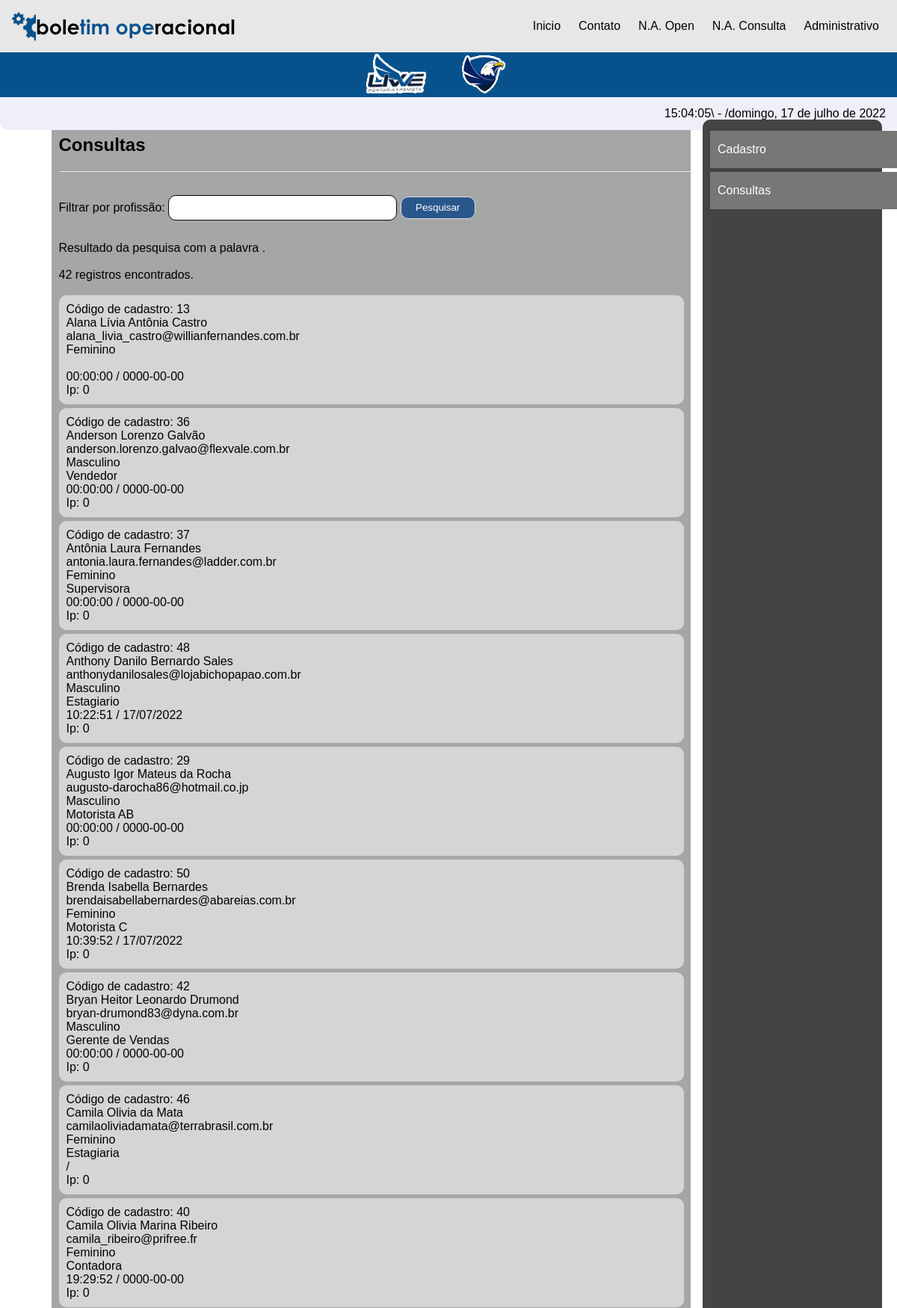
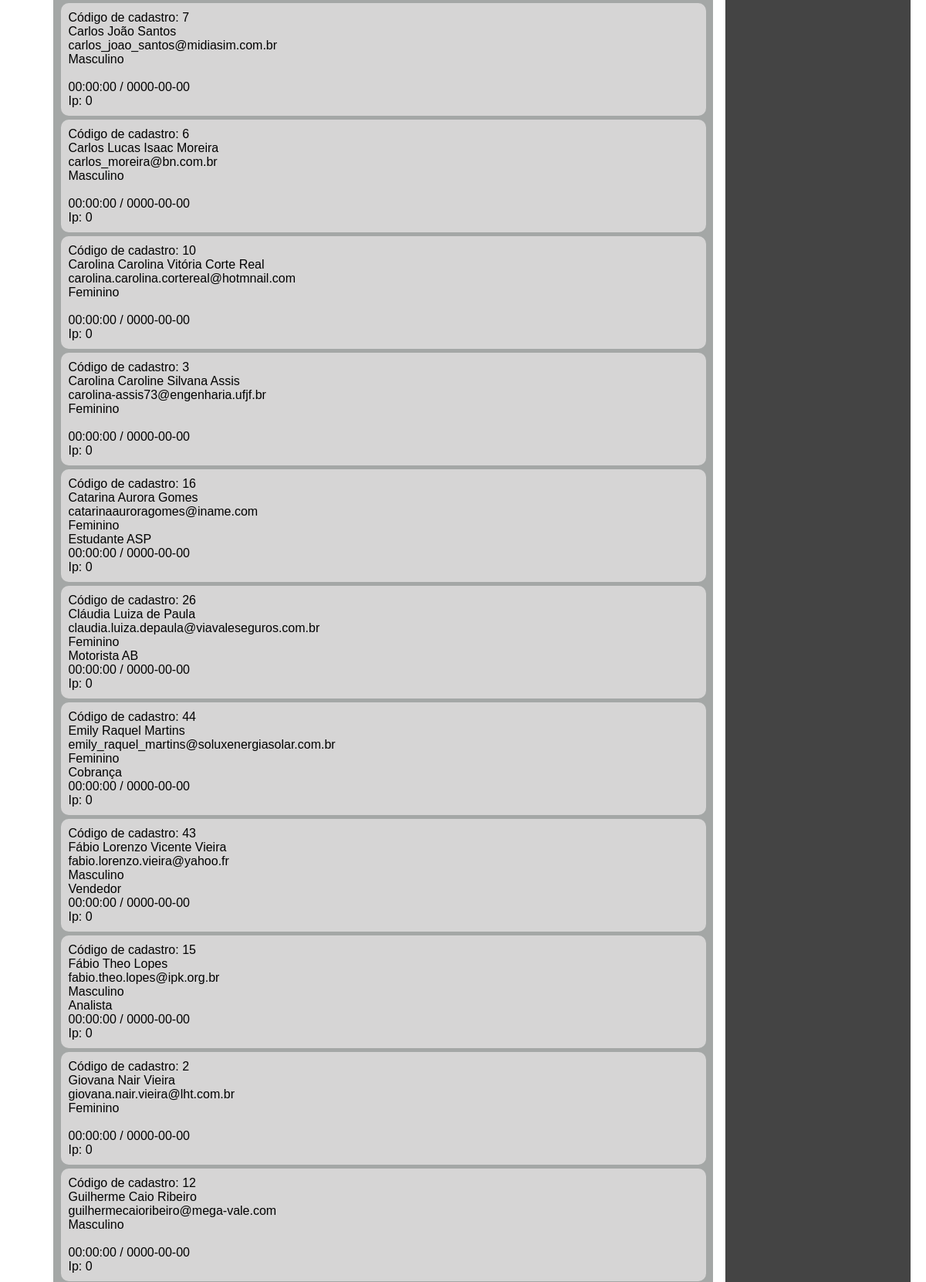
The page /ambienteteste/consulta.php (upper part) on the database its author committed (2 pictures, top to bottom).
### tables this page shows
CREATE TABLE IF NOT EXISTS `usuarios` (
  `id` int(11) NOT NULL AUTO_INCREMENT,
  `nome` varchar(40) NOT NULL,
  `email` varchar(50) NOT NULL,
  `sexo` varchar(9) NOT NULL,
  `profissao` varchar(40) NOT NULL,
  `h_registro` varchar(9) NOT NULL,
  `d_registro` varchar(11) NOT NULL,
  `ip_registro` varchar(16) NOT NULL,
  PRIMARY KEY (`id`),
  UNIQUE KEY `email` (`email`)
);

### funcaophp/consultar.php (called while the page is built)
<?php
    include_once("../connect/connection.php");
	$filtro = isset($_GET['filtro'])?$_GET['filtro']:"";
    $sql = "SELECT * FROM usuarios WHERE profissao LIKE '%$filtro%' ORDER BY nome";
    $consulta = mysqli_query($conexao, $sql);
    $registros = mysqli_num_rows($consulta);
?>

### ambienteteste/consulta.php (the view, shortened to what this page needs)
<?php
    include_once("../funcaophp/consultar.php");
?>
<!DOCTYPE html>
<html lang="pt-br">
	<head>
		<link rel="stylesheet" type="text/css" href="../css/estilo.css"/>
	</head>
<body>
	<div id="menugeral">
		<header id="header">
			<div class="logo">
				<img src="../img/logo_pq.png" alt="Logo Boletim Opeacional">
			</div>
			<nav id="nav">
				<ul id="menu" role="menu">
					<li><a href="../index.html">Inicio</a></li>
					<li><a href="home.html">Contato</a></li>
					<li><a href="">N.A. Open</a></li>
					<li><a href="">N.A. Consulta</a></li>
					<li><a href="">Administrativo</a></li>
				</ul>
			</nav>
		</header>
		<div id="cont_ge_menu">
			<div class="fundo_titulo_menu">
				<div class="menu_logo2">
					<img src="../img/logo_livve_pq.png" alt="Livve Portaria Remota">
				</div>
				<div class="menu_logo3">
					<img src="../img/logo_century_pq.png" alt="Century Seguraça Eletrônica">
				</div>
			</div>
			<div id="relogio_menu">
				<div id="showtime" class="hora">
				<output id="hora"></output>\ - /<output id="data"></output>
				</div>
			</div>
		</div>
	</div>
		<div id="conteudogeraldapagina">
			<div class="container_infor">
				<section id="sessao">
					<h1>Consultas</h1>
					<hr><br>
					<form method="get" action="">
						Filtrar por profissão: <input type="text" name="filtro" class="campo" required autofocus>
						<input type="submit" value="Pesquisar" class="btn-post">
					</form><br>
					<?php
						echo "Resultado da pesquisa com a palavra <strong>$filtro</strong>.<br><br>";
						echo "$registros registros encontrados.";
						echo "<br><br>";
						while($exibirRegistros = mysqli_fetch_array($consulta)){
							$id = $exibirRegistros[0];
							$nome = $exibirRegistros[1];
							$email = $exibirRegistros[2];
							$sexo = $exibirRegistros[3];
							$profissao = $exibirRegistros[4];
							$h_registro = $exibirRegistros[5];
							$d_registro = $exibirRegistros[6];
							$ip_registro = $exibirRegistros[7];
							echo "<article class='article'>";
								echo "Código de cadastro: $id<br>";
								echo "$nome<br>";
								echo "$email<br>";
								echo "$sexo<br>";
								echo "$profissao<br>";
								echo "$h_registro / $d_registro<br>";
								echo "Ip: $ip_registro";
							echo "</article>";
						}
					?>
				</section>
				<nav id="navtwo">
					<ul class="menutwo">
						<a href="home.php"><li>Cadastro</li></a>
						<a href="consulta.php"><li>Consultas</li></a>
					</ul>
				</nav>
			</div>
		</div>
</body>
</html>

### css/estilo.css (style rules this page uses)
body, ul { margin: 0px; padding: 0px; }
a { color: #000000; text-decoration: none; font-family: sans-serif; }
.logo img { float: left; }
#menugeral { position: fixed; top: 0; left: 0; width: 100%; height: 150px; }
#header { box-sizing: border-box; height: 70px; padding: 1rem; display: flex; align-items: center; justify-content: space-between; background: #e7e7e7; }
#menu { display: flex; list-style: none; gap: .5rem; }
#menu a { display: block; padding: .5rem; }
#cont_ge_menu { width: 100%; margin-top: 0px; float: left; }
.fundo_titulo_menu { width: 100%; height: 60px; padding: 3px 20px; background-color: #07528c; box-sizing: border-box; display: flex; align-items: center; justify-content:center; }
.menu_logo2 { width: 10%; margin-top: -1px; float: left; }
.menu_logo3 { width: 10%; margin-top: -3px; float: left; }
#relogio_menu { width: 100%; padding: 3px; background-color: rgb(239, 239, 250); border-radius: 0px 0px 10px 10px; float: left; }
#showtime { width: 98.5%; padding: 10px 0px 10px 0px; display: flex; align-items: center; justify-content:right; text-decoration: none; font-family: sans-serif; }
#conteudogeraldapagina { width: 100%; margin-top: 0px; float: left; }
.container_infor { margin: auto; width: 95%; margin-left: 2.5%; margin-top: 12.5%; background-color: #07528c; padding: 10px; }
#sessao { width: 75%; height: 100%; margin-left: 2.5%; float: left; background-color: rgb(164, 167, 166); font-family: sans-serif; box-sizing: border-box; padding-left: 10px; border-radius: 10px 10px 0px 0px; }
#navtwo { width: 20%; height: 71%; background-color: #444; float: left; margin-left: 75%; border-radius: 10px 10px 0px 0px; box-sizing: border-box; padding: 10px; position: fixed; }
ul.menutwo { list-style-type: none; font-family: sans-serif; }
ul.menutwo li { width: 250px; height: 50px; line-height: 50px; background-color: #777; color: #fff; margin-top: 5px; box-sizing: border-box; padding-left: 10px; }
.btn-post { width: 100px; height: 30px; background-color: #2a578b; border: 1px solid #ddd; color: #fff; cursor: pointer; border-radius: 10px; }
.campo { width: 300px; height: 30px; border: 1px solid #000; border-radius: 10px; margin-top: 5px; margin-bottom: 10px; }
.article { width: 99%; box-sizing: border-box; padding: 10px; background-color: #d6d5d5; margin-bottom: 5px; border-radius: 10px; }

### rows shown on the page
usuarios: id "13", nome "Alana Lívia Antônia Castro", email "alana_livia_castro@willianfernandes.com.br", sexo "Feminino", h_registro "00:00:00", d_registro "0000-00-00", ip_registro "0"
usuarios: id "36", nome "Anderson Lorenzo Galvão", email "anderson.lorenzo.galvao@flexvale.com.br", sexo "Masculino", profissao "Vendedor", h_registro "00:00:00", d_registro "0000-00-00", ip_registro "0"
usuarios: id "37", nome "Antônia Laura Fernandes", email "antonia.laura.fernandes@ladder.com.br", sexo "Feminino", profissao "Supervisora", h_registro "00:00:00", d_registro "0000-00-00", ip_registro "0"
usuarios: id "48", nome "Anthony Danilo Bernardo Sales", email "anthonydanilosales@lojabichopapao.com.br", sexo "Masculino", profissao "Estagiario", h_registro "10:22:51", d_registro "17/07/2022", ip_registro "0"
usuarios: id "29", nome "Augusto Igor Mateus da Rocha", email "augusto-darocha86@hotmail.co.jp", sexo "Masculino", profissao "Motorista AB", h_registro "00:00:00", d_registro "0000-00-00", ip_registro "0"
usuarios: id "50", nome "Brenda Isabella Bernardes", email "brendaisabellabernardes@abareias.com.br", sexo "Feminino", profissao "Motorista C", h_registro "10:39:52", d_registro "17/07/2022", ip_registro "0"
usuarios: id "42", nome "Bryan Heitor Leonardo Drumond", email "bryan-drumond83@dyna.com.br", sexo "Masculino", profissao "Gerente de Vendas", h_registro "00:00:00", d_registro "0000-00-00", ip_registro "0"
usuarios: id "46", nome "Camila Olivia da Mata", email "camilaoliviadamata@terrabrasil.com.br", sexo "Feminino", profissao "Estagiaria", ip_registro "0"
usuarios: id "40", nome "Camila Olivia Marina Ribeiro", email "camila_ribeiro@prifree.fr", sexo "Feminino", profissao "Contadora", h_registro "19:29:52", d_registro "0000-00-00", ip_registro "0"
usuarios: id "7", nome "Carlos João Santos", email "carlos_joao_santos@midiasim.com.br", sexo "Masculino", h_registro "00:00:00", d_registro "0000-00-00", ip_registro "0"
usuarios: id "6", nome "Carlos Lucas Isaac Moreira", email "carlos_moreira@bn.com.br", sexo "Masculino", h_registro "00:00:00", d_registro "0000-00-00", ip_registro "0"
usuarios: id "10", nome "Carolina Carolina Vitória Corte Real", email "carolina.carolina.cortereal@hotmnail.com", sexo "Feminino", h_registro "00:00:00", d_registro "0000-00-00", ip_registro "0"
usuarios: id "3", nome "Carolina Caroline Silvana Assis", email "carolina-assis73@engenharia.ufjf.br", sexo "Feminino", h_registro "00:00:00", d_registro "0000-00-00", ip_registro "0"
usuarios: id "16", nome "Catarina Aurora Gomes", email "catarinaauroragomes@iname.com", sexo "Feminino", profissao "Estudante ASP", h_registro "00:00:00", d_registro "0000-00-00", ip_registro "0"
usuarios: id "26", nome "Cláudia Luiza de Paula", email "claudia.luiza.depaula@viavaleseguros.com.br", sexo "Feminino", profissao "Motorista AB", h_registro "00:00:00", d_registro "0000-00-00", ip_registro "0"
usuarios: id "44", nome "Emily Raquel Martins", email "emily_raquel_martins@soluxenergiasolar.com.br", sexo "Feminino", profissao "Cobrança", h_registro "00:00:00", d_registro "0000-00-00", ip_registro "0"
usuarios: id "43", nome "Fábio Lorenzo Vicente Vieira", email "fabio.lorenzo.vieira@yahoo.fr", sexo "Masculino", profissao "Vendedor", h_registro "00:00:00", d_registro "0000-00-00", ip_registro "0"
usuarios: id "15", nome "Fábio Theo Lopes", email "fabio.theo.lopes@ipk.org.br", sexo "Masculino", profissao "Analista", h_registro "00:00:00", d_registro "0000-00-00", ip_registro "0"
usuarios: id "2", nome "Giovana Nair Vieira", email "giovana.nair.vieira@lht.com.br", sexo "Feminino", h_registro "00:00:00", d_registro "0000-00-00", ip_registro "0"
usuarios: id "12", nome "Guilherme Caio Ribeiro", email "guilhermecaioribeiro@mega-vale.com", sexo "Masculino", h_registro "00:00:00", d_registro "0000-00-00", ip_registro "0"

### other values the page prints
$registros "42"
